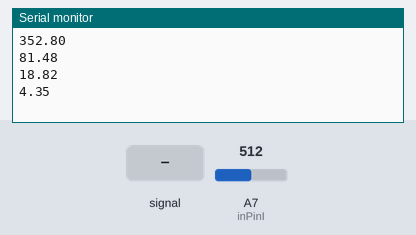
The sketch below on a simulated Arduino Nano, built with avr-gcc and run on an emulated ATmega328P. Parts: the last lines printed to the serial monitor. The inputs (shaded band) are chosen by the test bench; at power-on: A7 (inPinI) = 512.

Above: at 1.2 s.
1.3 s: A7 (inPinI) fed a 200 Hz sine of ±81 counts around its level
At 1.63 s:
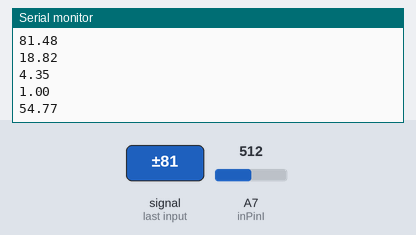
2.8 s: A7 (inPinI) set to 716
At 2.84 s:
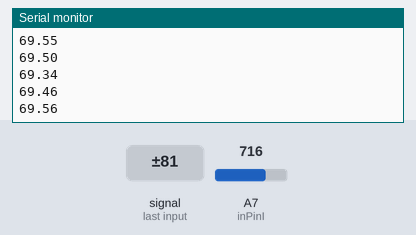
4.3 s: A7 (inPinI) fed a 1000 Hz sine of ±255 counts around its level
At 4.53 s:
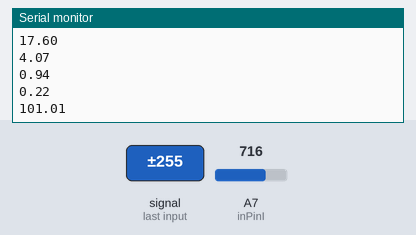
5.8 s: A7 (inPinI) set to 900
At 5.98 s:
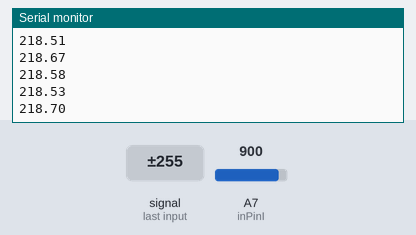
Timing chart, 0 to 8.3 s (numbered marks = the images above; inputs shaded):
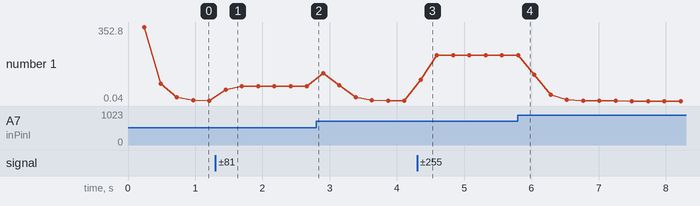

The sketch:

rms-arduino.ino
```cpp
// (licence header left out)
//#include "EmonLib.h" // Include Emon Library
//EnergyMonitor emon1; // Create an instance

#define inPinI A7

#define ADC_BITS 10
#define ADC_COUNTS (1<<ADC_BITS)

int Number_of_Samples = 1500;
int sampleI = 0;
float offsetI = 0.0; //Low-pass filter output
float filteredI = 0.0;
float ICAL = 376.42;
float sqI = 0.0, sumI = 0.0;
float Irms = 0.0;

int SupplyVoltage=3300;

void calcVrms()
{

    for (unsigned int n = 0; n < Number_of_Samples; n++)
    {
      sampleI = analogRead(inPinI);
      // Digital low pass filter extracts the 2.5 V or 1.65 V dc offset,
      // then subtract this - signal is now centered on 0 counts.
      offsetI = (offsetI + (sampleI-offsetI)/1024);
      filteredI = sampleI - offsetI;
      // Root-mean-square method current
      // 1) square current values
      sqI = filteredI * filteredI;
      // 2) sum
      sumI += sqI;
    }

    float I_RATIO = ICAL *((SupplyVoltage/1000.0) / (ADC_COUNTS));
    Irms = I_RATIO * sqrt(sumI / Number_of_Samples);

     //Reset accumulators
    sumI = 0;
}

void setup()
{
  Serial.begin(9600);

  //emon1.voltage(0, 266.03, 1.7); // Voltage: input pin, calibration, phase_shift
  //emon1.current(1, 111.1); // Current: input pin, calibration.
}

void loop()
{
  calcVrms();
  //Serial.print("Vrms: ");
  Serial.println(Irms);
}
```

Measured:
- after the input at 1.3 s, the serial monitor: prints a new line after 0.15 s (image 1)
- after the input at 4.3 s, the serial monitor: prints a new line after 0.05 s (image 3)
- after the input at 5.8 s, the serial monitor: prints a new line at once (image 4)
- plotted number 1: 1 → 69.56 after the input at 1.3 s, 69.56 → 0.22 after the input at 2.8 s, 0.22 → 218.53 after the input at 4.3 s, 218.53 → 0.04 after the input at 5.8 s
